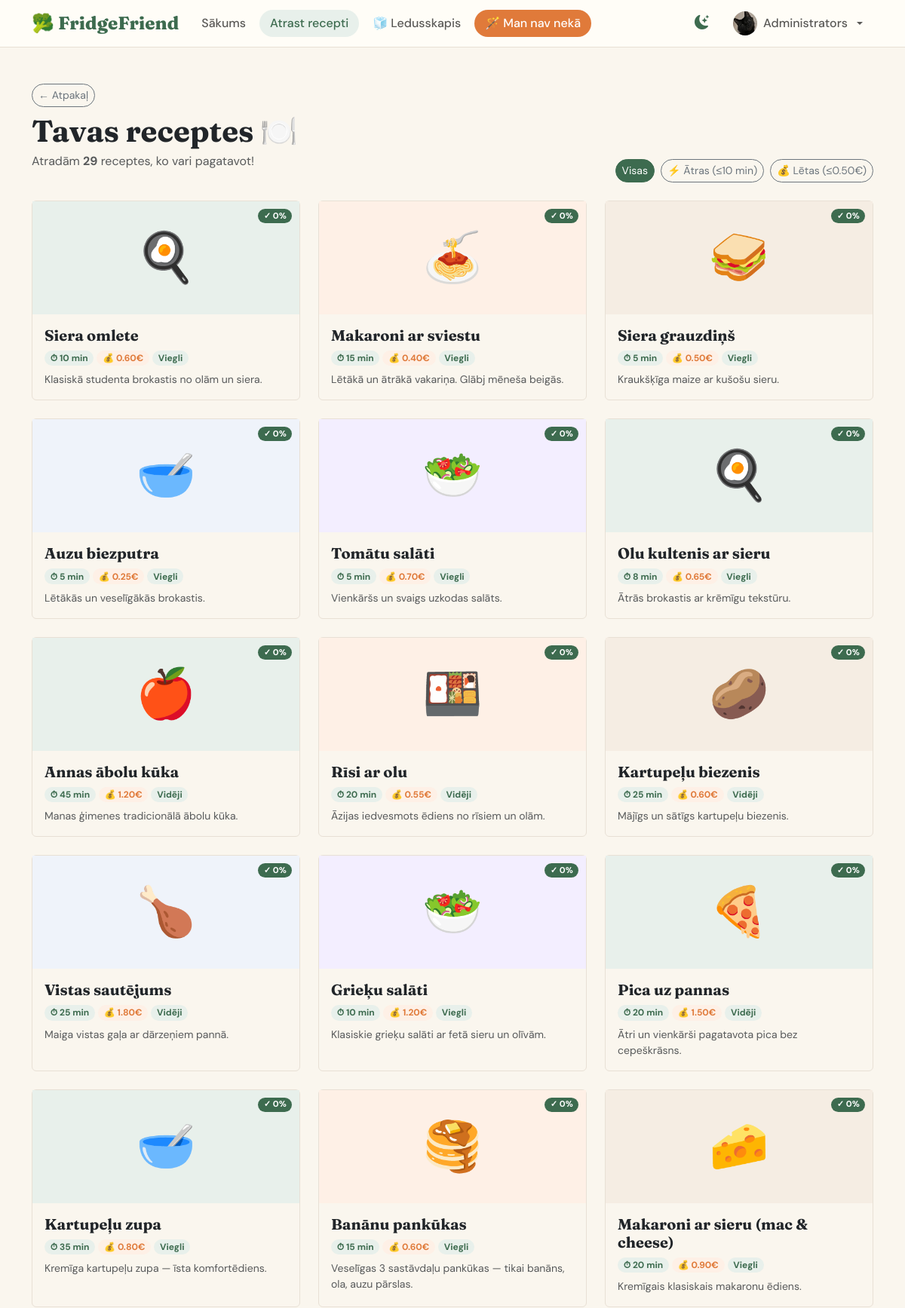
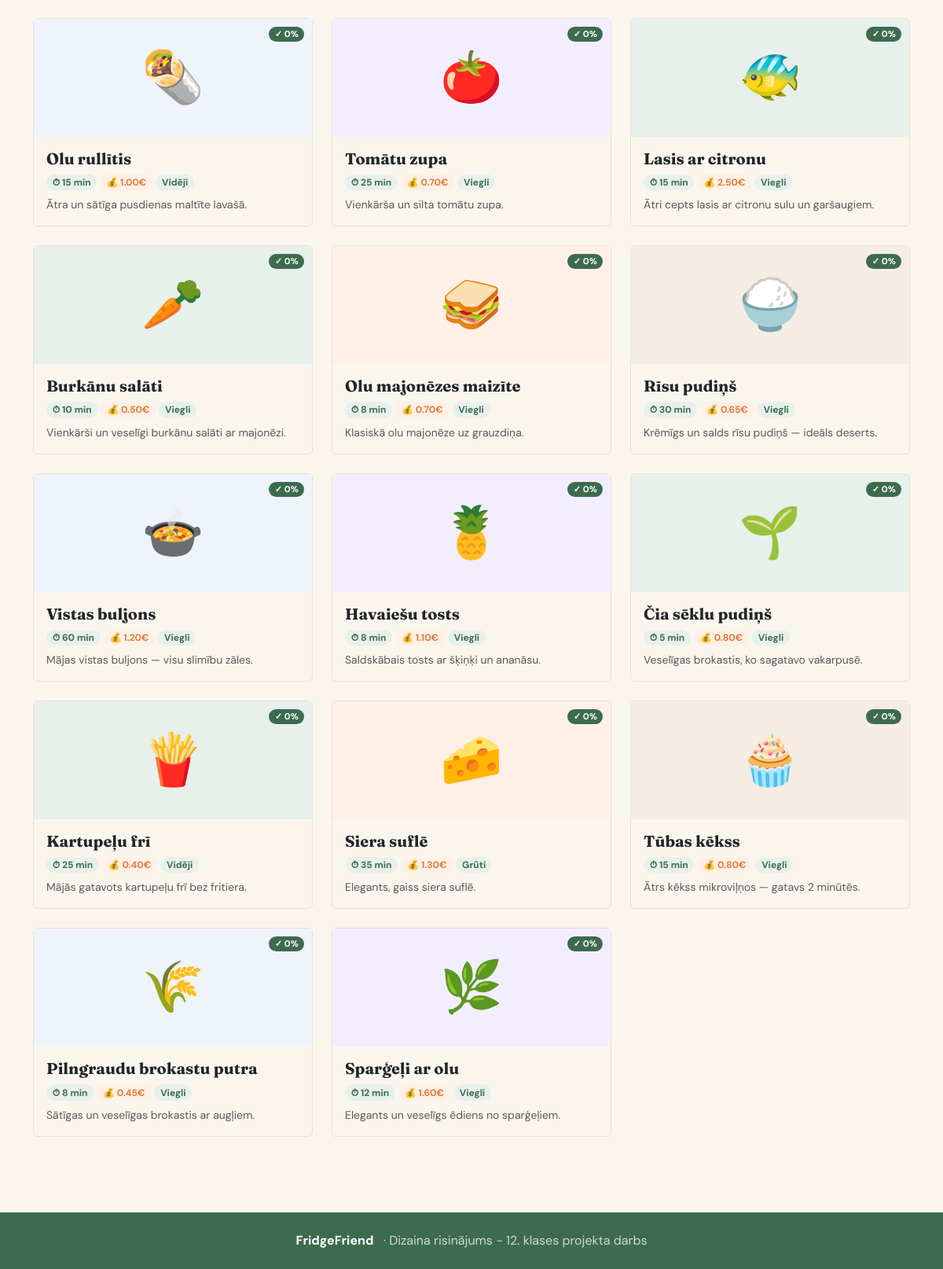
Screenshot of /receptes (signed in) with the database file from the repository (2 pictures, top to bottom).
### tables this page shows
CREATE TABLE users (
            id            INTEGER PRIMARY KEY AUTOINCREMENT,
            username      TEXT    UNIQUE NOT NULL,
            email         TEXT    UNIQUE NOT NULL,
            password_hash TEXT    NOT NULL,
            display_name  TEXT,
            bio           TEXT,
            profile_pic   TEXT,
            is_admin      INTEGER DEFAULT 0,
            created_at    TEXT    DEFAULT CURRENT_TIMESTAMP
        );

CREATE TABLE recipes (
            id           INTEGER PRIMARY KEY AUTOINCREMENT,
            name         TEXT    NOT NULL,
            emoji        TEXT    DEFAULT "🍽️",
            time_minutes INTEGER DEFAULT 15,
            cost_eur     REAL    DEFAULT 1.0,
            difficulty   TEXT    DEFAULT "Viegli",
            serves       TEXT    DEFAULT "1 porcija",
            tip          TEXT,
            description  TEXT,
            created_by   INTEGER,
            is_official  INTEGER DEFAULT 1,
            is_public    INTEGER DEFAULT 1,
            created_at   TEXT    DEFAULT CURRENT_TIMESTAMP,
            FOREIGN KEY(created_by) REFERENCES users(id) ON DELETE SET NULL
        );

### app.py (the view)
@app.route('/receptes', methods=['GET', 'POST'])
def receptes():
    selected = request.form.getlist('ingredients') if request.method == 'POST' else []
    results = recipes.search_by_ingredients(selected)
    return render_template('receptes.html', results=results, selected=selected)

### app.py (called while the page is built)
def get_current_user():
    if 'user_id' in session:
        return users.get_by_id(session['user_id'])
    return None

@app.context_processor
def inject_user():
    return dict(current_user=get_current_user())

### models.py (called while the page is built)
    def connect(self):
        conn = sqlite3.connect(self.path)
        conn.row_factory = sqlite3.Row
        conn.execute("PRAGMA foreign_keys = ON")
        return conn

    def fetchone(self, sql, params=()):
        conn = self.connect()
        try:
            return conn.execute(sql, params).fetchone()
        finally:
            conn.close()

    def fetchall(self, sql, params=()):
        conn = self.connect()
        try:
            return conn.execute(sql, params).fetchall()
        finally:
            conn.close()

    def get_by_id(self, uid):
        return self.db.fetchone("SELECT * FROM users WHERE id=?", (uid,))

    def get_all_public(self):
        return self.db.fetchall(
            """SELECT r.*,
                      (SELECT COUNT(*) FROM recipe_likes WHERE recipe_id=r.id) as like_count
               FROM recipes r WHERE r.is_public=1 AND r.is_official=1
               ORDER BY like_count DESC"""
        )

### templates/receptes.html (shortened to what this page needs)
{% extends "base.html" %}
{% block content %}
<div class="container-xl py-5">
  <div class="d-flex flex-wrap align-items-end justify-content-between gap-3 mb-4">
    <div>
      <a href="{{ url_for('sastavdalas') }}" class="btn btn-outline-secondary btn-sm btn-pill mb-2">← Atpakaļ</a>
      <h1 class="ff-display fw-bold mb-1">Tavas receptes 🍽️</h1>
      <p class="text-muted">Atradām <strong>{{ results|length }}</strong> receptes, ko vari pagatavot!</p>
    </div>
    <div class="d-flex gap-2 flex-wrap">
      <button onclick="filterR('all',this)" class="btn btn-primary btn-sm btn-pill active-filter">Visas</button>
      <button onclick="filterR('quick',this)" class="btn btn-outline-secondary btn-sm btn-pill">⚡ Ātras (≤10 min)</button>
      <button onclick="filterR('cheap',this)" class="btn btn-outline-secondary btn-sm btn-pill">💰 Lētas (≤0.50€)</button>
    </div>
  </div>
  {% if not results %}
  <div class="text-center py-5">
    <div style="font-size:4rem" class="mb-3">😔</div>
    <h3 class="ff-display">Nav piemērotu recepšu</h3>
    <p class="text-muted">Mēģini atzīmēt vairāk sastāvdaļu.</p>
    <a href="{{ url_for('mann_nav') }}" class="btn btn-orange btn-pill mt-2">Skatīt lētākās receptes</a>
  </div>
  {% else %}
  <div class="row g-4" id="results-grid">
    {% set colors = ['green','orange','brown','blue','purple','green'] %}
    {% for item in results %}
    <div class="col-md-4 result-card" data-time="{{ item.recipe.time_minutes }}" data-cost="{{ item.recipe.cost_eur }}">
      <a href="{{ url_for('recepte', recipe_id=item.recipe.id) }}?selected={{ selected|join(',') }}" class="card ff-recipe-card h-100">
        <div class="ff-emoji-area {{ colors[loop.index0 % 6] }}">
          {{ item.recipe.emoji }}
          <span class="badge rounded-pill badge-match">✓ {{ item.match }}%</span>
        </div>
        <div class="card-body">
          <h5 class="ff-display fw-bold mb-2">{{ item.recipe.name }}</h5>
          <div class="d-flex flex-wrap gap-1 mb-2">
            <span class="badge rounded-pill" style="background:var(--ff-green-pale);color:var(--ff-green)">⏱ {{ item.recipe.time_minutes }} min</span>
            <span class="badge rounded-pill" style="background:var(--ff-orange-pale);color:var(--ff-orange)">💰 {{ "%.2f"|format(item.recipe.cost_eur) }}€</span>
            <span class="badge rounded-pill" style="background:var(--ff-green-pale);color:var(--ff-green)">{{ item.recipe.difficulty }}</span>
          </div>
          <p class="text-muted small mb-0">{{ item.recipe.description }}</p>
        </div>
      </a>
    </div>
    {% endfor %}
  </div>
  {% endif %}
</div>
{% endblock %}

### templates/base.html (shortened to what this page needs)
<!DOCTYPE html>
<html lang="lv" data-bs-theme="light">
<head>
  <link href="https://cdn.jsdelivr.net/npm/bootstrap@5.3.3/dist/css/bootstrap.min.css" rel="stylesheet">
  <link href="https://cdn.jsdelivr.net/npm/bootstrap-icons@1.11.3/font/bootstrap-icons.min.css" rel="stylesheet">
  <link rel="stylesheet" href="{{ url_for('static', filename='style.css') }}">
</head>
<body class="page-fade">
<nav class="navbar navbar-expand-lg sticky-top">
  <div class="container-xl">
    <a class="navbar-brand" href="{{ url_for('sakums') }}">🥦 FridgeFriend</a>
    <div class="collapse navbar-collapse" id="navMenu">
      <ul class="navbar-nav me-auto gap-1">
        <li class="nav-item">
          <a class="nav-link {% if request.endpoint=='sakums' %}active{% endif %}" href="{{ url_for('sakums') }}">Sākums</a>
        </li>
        <li class="nav-item">
          <a class="nav-link {% if request.endpoint in ['sastavdalas','receptes','recepte'] %}active{% endif %}" href="{{ url_for('sastavdalas') }}">Atrast recepti</a>
        </li>
        <li class="nav-item">
          <a class="nav-link {% if request.endpoint=='mans_ledusskapis' %}active{% endif %}" href="{{ url_for('mans_ledusskapis') }}">🧊 Ledusskapis</a>
        </li>
        <li class="nav-item">
          <a class="nav-link btn-orange {% if request.endpoint=='mann_nav' %}active{% endif %}" href="{{ url_for('mann_nav') }}">🪄 Man nav nekā</a>
        </li>
      </ul>
      <ul class="navbar-nav align-items-center gap-2">
        <li class="nav-item">
          <button id="darkToggle" title="Tumšais/gaišais režīms">
            <i class="bi bi-moon-stars-fill" id="darkIcon"></i>
          </button>
        </li>
        {% if current_user %}
        <li class="nav-item dropdown">
          <a class="nav-link dropdown-toggle d-flex align-items-center gap-2" href="#" data-bs-toggle="dropdown">
            <div class="nav-avatar">
              {% if current_user.profile_pic %}
                <img src="{{ url_for('static', filename='uploads/avatars/' + current_user.profile_pic) }}" alt="">
              {% else %}
                {{ (current_user.display_name or current_user.username)[0].upper() }}
              {% endif %}
            </div>
            <span class="d-none d-lg-inline">{{ current_user.display_name or current_user.username }}</span>
          </a>
        </li>
        {% else %}
        <li class="nav-item"><a class="nav-link" href="{{ url_for('login') }}">Pieslēgties</a></li>
        <li class="nav-item"><a class="btn btn-primary btn-sm btn-pill px-3" href="{{ url_for('register') }}">Reģistrēties</a></li>
        {% endif %}
      </ul>
    </div>
  </div>
</nav>
{% block content %}{% endblock %}
<footer class="py-4 mt-5">
  <div class="container-xl text-center">
    <strong class="text-white">FridgeFriend</strong>
    <span class="ms-2">·  Dizaina risinājums - 12. klases projekta darbs </span>
  </div>
</footer>
</body>
</html>

### static/style.css (style rules this page uses)
:root { --ff-green: #3D6B4F; --ff-green-light: #5A8C6A; --ff-green-pale: #E8F0EB; --ff-orange: #E07A3A; --ff-orange-pale: #FEF0E6; --ff-cream: #FAF6EE; --ff-border: #E8E0D5; --bs-primary: #3D6B4F; --bs-primary-rgb: 61,107,79; --bs-body-font-family: 'DM Sans', sans-serif; --bs-body-bg: #FAF6EE; }
.ff-display { font-family: 'Fraunces', serif; }
.navbar-brand { font-family: 'Fraunces', serif; font-size: 1.5rem; font-weight: 800; color: var(--ff-green) !important; }
.navbar { background: #fffdf7; border-bottom: 1.5px solid var(--ff-border); }
.nav-link { font-weight: 500; border-radius: 50px; padding: 6px 14px !important; transition: all .15s; }
.nav-link:hover, .nav-link.active { background: var(--ff-green-pale); color: var(--ff-green) !important; }
.nav-link.btn-orange { background: var(--ff-orange); color: #fff !important; border-radius: 50px; }
.btn-primary { background: var(--ff-green); border-color: var(--ff-green); }
.btn-orange { background: var(--ff-orange); border-color: var(--ff-orange); color: #fff; }
.btn-pill { border-radius: 50px !important; }
.ff-recipe-card { border: 1.5px solid var(--ff-border); transition: transform .2s, box-shadow .2s; cursor: pointer; text-decoration: none; color: inherit; }
.ff-emoji-area { height: 150px; display: flex; align-items: center; justify-content: center; font-size: 4rem; position: relative; }
.ff-emoji-area.green { background: var(--ff-green-pale); }
.ff-emoji-area.orange { background: var(--ff-orange-pale); }
.ff-emoji-area.brown { background: #F5EDE3; }
.ff-emoji-area.blue { background: #EFF3FA; }
.ff-emoji-area.purple { background: #F3EEFF; }
.badge-match { background: var(--ff-green); color: #fff; font-size: .7rem; position: absolute; top: 10px; right: 10px; }
#darkToggle { cursor: pointer; font-size: 1.2rem; background: none; border: none; color: var(--ff-green); padding: 6px 10px; border-radius: 50px; }
footer { background: var(--ff-green); color: rgba(255,255,255,.75); }
.page-fade { animation: pageFade .3s ease; }
.nav-avatar { width: 32px; height: 32px; border-radius: 50%; background: var(--ff-green); color: #fff; font-weight: 700; font-size: .8rem; display: inline-flex; align-items: center; justify-content: center; overflow: hidden; }
.nav-avatar img { width: 100%; height: 100%; object-fit: cover; }

### rows the page displays
users: profile_pic (picture), display_name "Administrators"
recipes: recipe.emoji "🍳", recipe.name "Siera omlete", recipe.time_minutes "10", recipe.cost_eur "0.60", recipe.difficulty "Viegli", recipe.description "Klasiskā studenta brokastis no olām un siera."
recipes: recipe.emoji "🍝", recipe.name "Makaroni ar sviestu", recipe.time_minutes "15", recipe.cost_eur "0.40", recipe.difficulty "Viegli", recipe.description "Lētākā un ātrākā vakariņa. Glābj mēneša beigās."
recipes: recipe.emoji "🥪", recipe.name "Siera grauzdiņš", recipe.time_minutes "5", recipe.cost_eur "0.50", recipe.difficulty "Viegli", recipe.description "Kraukšķīga maize ar kušošu sieru."
recipes: recipe.emoji "🥣", recipe.name "Auzu biezputra", recipe.time_minutes "5", recipe.cost_eur "0.25", recipe.difficulty "Viegli", recipe.description "Lētākās un veselīgākās brokastis."
recipes: recipe.emoji "🥗", recipe.name "Tomātu salāti", recipe.time_minutes "5", recipe.cost_eur "0.70", recipe.difficulty "Viegli", recipe.description "Vienkāršs un svaigs uzkodas salāts."
recipes: recipe.emoji "🍳", recipe.name "Olu kultenis ar sieru", recipe.time_minutes "8", recipe.cost_eur "0.65", recipe.difficulty "Viegli", recipe.description "Ātrās brokastis ar krēmīgu tekstūru."
recipes: recipe.emoji "🍎", recipe.name "Annas ābolu kūka", recipe.time_minutes "45", recipe.cost_eur "1.20", recipe.difficulty "Vidēji", recipe.description "Manas ģimenes tradicionālā ābolu kūka."
recipes: recipe.emoji "🍱", recipe.name "Rīsi ar olu", recipe.time_minutes "20", recipe.cost_eur "0.55", recipe.difficulty "Vidēji", recipe.description "Āzijas iedvesmots ēdiens no rīsiem un olām."
recipes: recipe.emoji "🥔", recipe.name "Kartupeļu biezenis", recipe.time_minutes "25", recipe.cost_eur "0.60", recipe.difficulty "Vidēji", recipe.description "Mājīgs un sātīgs kartupeļu biezenis."
recipes: recipe.emoji "🍗", recipe.name "Vistas sautējums", recipe.time_minutes "25", recipe.cost_eur "1.80", recipe.difficulty "Vidēji", recipe.description "Maiga vistas gaļa ar dārzeņiem pannā."
recipes: recipe.emoji "🥗", recipe.name "Grieķu salāti", recipe.time_minutes "10", recipe.cost_eur "1.20", recipe.difficulty "Viegli", recipe.description "Klasiskie grieķu salāti ar fetā sieru un olīvām."
recipes: recipe.emoji "🍕", recipe.name "Pica uz pannas", recipe.time_minutes "20", recipe.cost_eur "1.50", recipe.difficulty "Vidēji", recipe.description "Ātri un vienkārši pagatavota pica bez cepeškrāsns."
recipes: recipe.emoji "🥣", recipe.name "Kartupeļu zupa", recipe.time_minutes "35", recipe.cost_eur "0.80", recipe.difficulty "Viegli", recipe.description "Kremīga kartupeļu zupa — īsta komfortēdiens."
recipes: recipe.emoji "🥞", recipe.name "Banānu pankūkas", recipe.time_minutes "15", recipe.cost_eur "0.60", recipe.difficulty "Viegli", recipe.description "Veselīgas 3 sastāvdaļu pankūkas — tikai banāns, ola, auzu pārslas."
recipes: recipe.emoji "🧀", recipe.name "Makaroni ar sieru (mac & cheese)", recipe.time_minutes "20", recipe.cost_eur "0.90", recipe.difficulty "Viegli", recipe.description "Kremīgais klasiskais makaronu ēdiens."
recipes: recipe.emoji "🌯", recipe.name "Olu rullītis", recipe.time_minutes "15", recipe.cost_eur "1.00", recipe.difficulty "Vidēji", recipe.description "Ātra un sātīga pusdienas maltīte lavašā."
recipes: recipe.emoji "🍅", recipe.name "Tomātu zupa", recipe.time_minutes "25", recipe.cost_eur "0.70", recipe.difficulty "Viegli", recipe.description "Vienkārša un silta tomātu zupa."
recipes: recipe.emoji "🐠", recipe.name "Lasis ar citronu", recipe.time_minutes "15", recipe.cost_eur "2.50", recipe.difficulty "Viegli", recipe.description "Ātri cepts lasis ar citronu sulu un garšaugiem."
recipes: recipe.emoji "🥕", recipe.name "Burkānu salāti", recipe.time_minutes "10", recipe.cost_eur "0.50", recipe.difficulty "Viegli", recipe.description "Vienkārši un veselīgi burkānu salāti ar majonēzi."
recipes: recipe.emoji "🥪", recipe.name "Olu majonēzes maizīte", recipe.time_minutes "8", recipe.cost_eur "0.70", recipe.difficulty "Viegli", recipe.description "Klasiskā olu majonēze uz grauzdiņa."
recipes: recipe.emoji "🍚", recipe.name "Rīsu pudiņš", recipe.time_minutes "30", recipe.cost_eur "0.65", recipe.difficulty "Viegli", recipe.description "Krēmīgs un salds rīsu pudiņš — ideāls deserts."
recipes: recipe.emoji "🍲", recipe.name "Vistas buljons", recipe.time_minutes "60", recipe.cost_eur "1.20", recipe.difficulty "Viegli", recipe.description "Mājas vistas buljons — visu slimību zāles."
recipes: recipe.emoji "🍍", recipe.name "Havaiešu tosts", recipe.time_minutes "8", recipe.cost_eur "1.10", recipe.difficulty "Viegli", recipe.description "Saldskābais tosts ar šķiņķi un ananāsu."
recipes: recipe.emoji "🌱", recipe.name "Čia sēklu pudiņš", recipe.time_minutes "5", recipe.cost_eur "0.80", recipe.difficulty "Viegli", recipe.description "Veselīgas brokastis, ko sagatavo vakarpusē."
recipes: recipe.emoji "🍟", recipe.name "Kartupeļu frī", recipe.time_minutes "25", recipe.cost_eur "0.40", recipe.difficulty "Vidēji", recipe.description "Mājās gatavots kartupeļu frī bez fritiera."
recipes: recipe.emoji "🧀", recipe.name "Siera suflē", recipe.time_minutes "35", recipe.cost_eur "1.30", recipe.difficulty "Grūti", recipe.description "Elegants, gaiss siera suflē."
recipes: recipe.emoji "🧁", recipe.name "Tūbas kēkss", recipe.time_minutes "15", recipe.cost_eur "0.80", recipe.difficulty "Viegli", recipe.description "Ātrs kēkss mikroviļņos — gatavs 2 minūtēs."
recipes: recipe.emoji "🌾", recipe.name "Pilngraudu brokastu putra", recipe.time_minutes "8", recipe.cost_eur "0.45", recipe.difficulty "Viegli", recipe.description "Sātīgas un veselīgas brokastis ar augļiem."
recipes: recipe.emoji "🌿", recipe.name "Sparģeļi ar olu", recipe.time_minutes "12", recipe.cost_eur "1.60", recipe.difficulty "Viegli", recipe.description "Elegants un veselīgs ēdiens no sparģeļiem."

### other values shown
{{ results|length }} "29"
{{ item.match }} "0" "0" "0" "0" "0" "0" "0" "0" "0" "0" "0" "0" "0" "0" "0" "0" "0" "0" "0" "0" "0" "0" "0" "0" "0" "0" "0" "0" "0"
